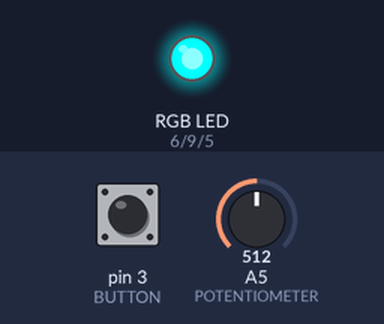
The sketch below on a simulated Arduino Uno, built with avr-gcc and run on an emulated ATmega328P. On the bench: an RGB LED mixed from three pins (HIGH = lit). Inputs (shaded band) come from the test bench; at power-on: A5 (POTENTIOMETER) = 512, pin 3 (BUTTON) LOW. What the sketch prints to the serial monitor is not drawn.

Above: at 1.2 s.
1.3 s: A5 (POTENTIOMETER) set to 716
At 2.5 s:
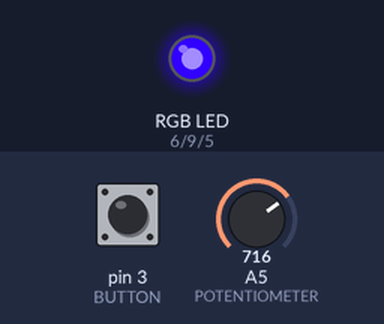
2.8 s: A5 (POTENTIOMETER) set to 900
At 3.8 s:
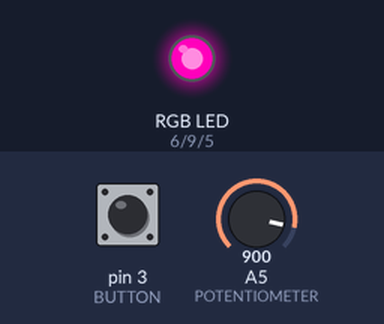
4.3 s: A5 (POTENTIOMETER) set to 1023
At 5.0 s:
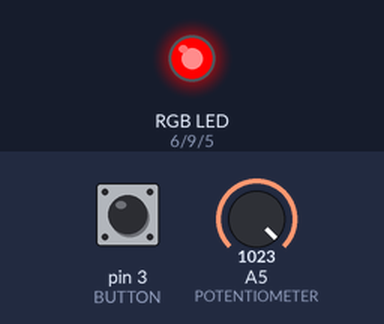
5.8 s: A5 (POTENTIOMETER) set to 306
At 6.2 s:
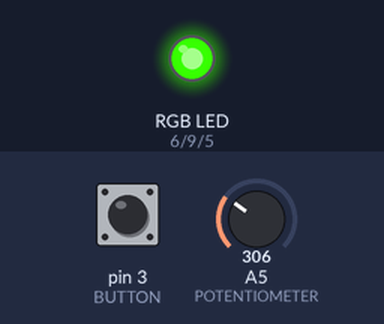
7.3 s: A5 (POTENTIOMETER) set to 122
At 8.4 s:
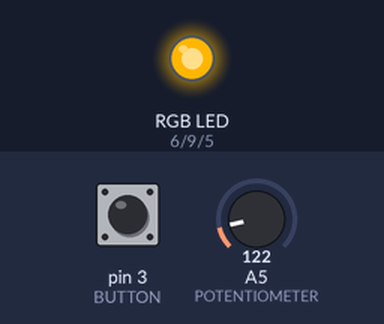
Timing chart, 0 to 9.8 s (numbered marks = the images above; inputs shaded):
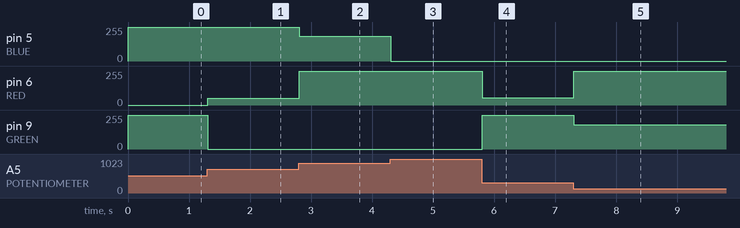

The sketch:

ColorPicker.ino
```cpp
#define GREEN 9
#define BLUE 5
#define RED 6
#define POTENTIOMETER A5
#define BUTTON 3
#define delayTime 20

void setup()
{
	pinMode(GREEN, OUTPUT);
	pinMode(BLUE, OUTPUT);
	pinMode(RED, OUTPUT);
	pinMode(BUTTON, INPUT);
	digitalWrite(GREEN, HIGH);
	digitalWrite(BLUE, HIGH);
	digitalWrite(RED, HIGH);
	Serial.begin(9600);

	Serial.println("START");
}

class HSL
{
public:
	int H; //0-360 degrees
	float S; //0%-100%
	float L; //0%-100%

	HSL(int h, float s, float l)
	{
		H = h;
		S = s;
		L = l;
	}

	bool Equals(HSL hsl)
	{
		return (H == hsl.H) && (S == hsl.S) && (L == hsl.L);
	}
};

class RGB
{
public:
	int R; //0-255
	int G; //0-255
	int B; //0-255

	RGB(int r, int g, int b)
	{
		R = r;
		G = g;
		B = b;
	}

	bool Equals(RGB rgb)
	{
		return (R == rgb.R) && (G == rgb.G) && (B == rgb.B);
	}

	RGB HSLToRGB(HSL hsl) {
		int r = 0;
		int g = 0;
		int b = 0;

		if (hsl.S == 0)
		{
			r = g = b = (int)(hsl.L * 255);
		}
		else
		{
			float v1, v2;
			float hue = (float)hsl.H / 360;

			v2 = (hsl.L < 0.5) ? (hsl.L * (1 + hsl.S)) : ((hsl.L + hsl.S) - (hsl.L * hsl.S));
			v1 = 2 * hsl.L - v2;

			r = (int)(255 * HueToRGB(v1, v2, hue + (1.0f / 3)));
			g = (int)(255 * HueToRGB(v1, v2, hue));
			b = (int)(255 * HueToRGB(v1, v2, hue - (1.0f / 3)));
		}

		return RGB(r, g, b);
	}
};

float HueToRGB(float v1, float v2, float vH) {
	if (vH < 0)
		vH += 1;

	if (vH > 1)
		vH -= 1;

	if ((6 * vH) < 1)
		return (v1 + (v2 - v1) * 6 * vH);

	if ((2 * vH) < 1)
		return v2;

	if ((3 * vH) < 2)
		return (v1 + (v2 - v1) * ((2.0f / 3) - vH) * 6);

	return v1;
}

int redVal;
int blueVal;
int greenVal;

int whatToChange = 0;
HSL chosenColor = HSL(0, 1.0f, 0.5f);

void loop()
{
	int pValue = analogRead(POTENTIOMETER);
	Serial.println(digitalRead(BUTTON));
	//if (digitalRead(BUTTON) == 1) {
	//	//Serial.println("btn pressed");
	//	whatToChange++;
	//	if (whatToChange > 2) {
	//		whatToChange = 0;
	//	}
	//	delay(1000);
	//}
	//else {
	//	//Serial.println("btn not pressed");
	//}

	/*if (whatToChange == 0) {

		chosenColor.H = 360 * ((pValue + 1) / (float)1024);
	}
	else if (whatToChange == 1) {
		chosenColor.S = 1 * ((pValue + 1) / (float)1024);
	}
	else if (whatToChange == 2) {
		chosenColor.L = 1 * ((pValue + 1) / (float)1024);
	}*/

	chosenColor.H = 360 * ((pValue + 1) / (float)1024);

	RGB value = value.HSLToRGB(chosenColor);

	/*Serial.print("whatToChange :");
	Serial.print(whatToChange);
	Serial.print("\n");*/

	/*Serial.print("pValue :");
	Serial.print(pValue);
	Serial.print("\n");

	Serial.print("chosenColor.H :");
	Serial.print(chosenColor.H);
	Serial.print("\n");

	Serial.print("value.R :");
	Serial.print(value.R);
	Serial.print("\n");

	Serial.print("value.G :");
	Serial.print(value.G);
	Serial.print("\n");

	Serial.print("value.B :");
	Serial.print(value.B);
	Serial.print("\n");*/

	//delay(1000);

	analogWrite(RED, value.R);
	analogWrite(GREEN, value.G);
	analogWrite(BLUE, value.B);
}
```

Measured:
- after the input at 1.3 s, pin 5 (BLUE): 254/255 → 255/255 at once; pin 6 (RED): 0/255 → 50/255 at once; pin 9 (GREEN): 255/255 → 0/255 at once
- after the input at 2.8 s, pin 5 (BLUE): 255/255 → 187/255 at once; pin 6 (RED): 50/255 → 255/255 at once
- after the input at 4.3 s, pin 5 (BLUE): 187/255 → 0/255 at once
- after the input at 5.8 s, pin 6 (RED): 255/255 → 55/255 at once; pin 9 (GREEN): 0/255 → 255/255 at once
- after the input at 7.3 s, pin 6 (RED): 55/255 → 255/255 at once; pin 9 (GREEN): 255/255 → 182/255 at once
